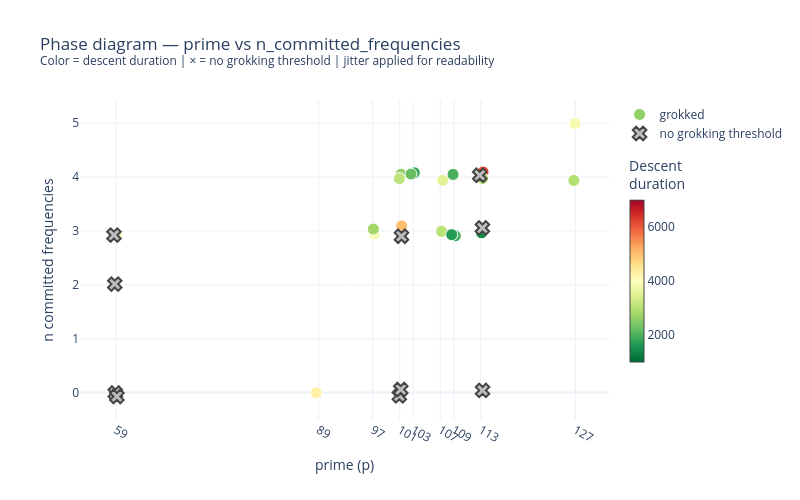

Notebook source saved alongside this figure:
### Markdown cell above
## Phase diagram — prime vs n_committed_frequencies

Direct model parameter space. Color = descent_duration as above.
Jitter applied to separate overlapping points (same prime, different seeds/data_seeds).

### Code cell
rng = np.random.default_rng(42)

fig = go.Figure()

for grokked, marker_symbol, name in [(True, "circle", "grokked"), (False, "x", "no grokking threshold")]:
    sub = df[df["grokked"] == grokked].copy()
    if len(sub) == 0:
        continue

    jitter_x = rng.uniform(-0.4, 0.4, len(sub))
    jitter_y = rng.uniform(-0.1, 0.1, len(sub))

    color = sub["descent_duration"] if grokked else ["#BDBDBD"] * len(sub)
    colorscale = "RdYlGn_r" if grokked else None
    showscale = grokked

    fig.add_trace(go.Scatter(
        x=(sub["prime"] + jitter_x).tolist(),
        y=(sub["n_freqs"] + jitter_y).tolist(),
        mode="markers",
        marker=dict(
            size=12,
            symbol=marker_symbol,
            color=color,
            colorscale=colorscale,
            showscale=showscale,
            colorbar=dict(title="Descent<br>duration", thickness=14, len=0.7) if showscale else None,
            cmin=1000, cmax=7000,
            line=dict(width=1 if grokked else 2, color="white" if grokked else None),
        ),
        text=sub["variant"] + "<br>" + sub["label"] +
             "<br>dur=" + sub["descent_duration"].apply(lambda x: f"{x:.0f}" if x else "—"),
        hovertemplate="%{text}<br>p=%{x:.0f} n_freqs=%{y:.0f}<extra></extra>",
        name=name,
        showlegend=True,
    ))

fig.update_layout(
    title="Phase diagram — prime vs n_committed_frequencies<br>"
          "<sup>Color = descent duration | × = no grokking threshold | jitter applied for readability</sup>",
    xaxis=dict(title="prime (p)", tickvals=sorted(df["prime"].unique())),
    yaxis=dict(title="n committed frequencies", tickvals=list(range(6))),
    template="plotly_white",
    height=500,
    width=800,
)
fig.show()
fig.write_image(str(EXPORT_DIR / "phase_diagram_prime_nfreqs.png"))

### Figure 1 — Plotly figure (JSON) as saved in the notebook; plotly's stock layout.template omitted (floating-point values rounded to 4 significant figures)
{"data": [{"hovertemplate": "%{text}<br>p=%{x:.0f} n_freqs=%{y:.0f}<extra></extra>", "marker": {"cmax": 7000, "cmin": 1000, "color": [2611.0, 3055.0, 4999.0, 1790.0, 2242.0, 3527.0, 3032.0, 1930.0, 1659.0, 3239.0, 1970.0, 6160.0, 1437.0, 2945.0, 3843.0, 2968.0, 3799.0, 4278.0, 3876.0, 2777.0], "colorbar": {"len": 0.7, "thickness": 14, "title": {"text": "Descent<br>duration"}}, "colorscale": [[0, "rgb(0,104,55)"], [0.1, "rgb(26,152,80)"], [0.2, "rgb(102,189,99)"], [0.3, "rgb(166,217,106)"], [0.4, "rgb(217,239,139)"], [0.5, "rgb(255,255,191)"], [0.6, "rgb(254,224,139)"], [0.7, "rgb(253,174,97)"], [0.8, "rgb(244,109,67)"], [0.9, "rgb(215,48,39)"], [1, "rgb(165,0,38)"]], "line": {"color": "white", "width": 1}, "showscale": true, "size": 12, "symbol": "circle"}, "mode": "markers", "name": "grokked", "showlegend": true, "text": ["p101/s485/ds598<br>late_grokker<br>dur=2611", "p101/s999/ds42<br>healthy<br>dur=3055", "p101/s999/ds999<br>healthy<br>dur=4999", "p103/s485/ds598<br>healthy<br>dur=1790", "p103/s999/ds598<br>healthy<br>dur=2242", "p107/s485/ds598<br>late_grokker<br>dur=3527", "p107/s999/ds598<br>healthy<br>dur=3032", "p109/s485/ds42<br>healthy<br>dur=1930", "p109/s485/ds598<br>healthy<br>dur=1659", "p109/s485/ds999<br>healthy<br>dur=3239", "p109/s999/ds598<br>healthy<br>dur=1970", "p113/s485/ds42<br>late_grokker<br>dur=6160", "p113/s485/ds598<br>healthy<br>dur=1437", "p113/s999/ds598<br>healthy<br>dur=2945", "p127/s485/ds598<br>late_grokker<br>dur=3843", "p127/s999/ds598<br>late_grokker<br>dur=2968", "p59/s999/ds598<br>healthy<br>dur=3799", "p89/s999/ds598<br>late_grokker<br>dur=4278", "p97/s485/ds598<br>healthy<br>dur=3876", "p97/s999/ds598<br>healthy<br>dur=2777"], "type": "scatter", "x": [101.2, 101.0, 101.3, 103.2, 102.7, 107.4, 107.2, 109.2, 108.7, 109.0, 108.9, 113.3, 113.1, 113.3, 127.0, 126.8, 59.04, 88.65, 97.26, 97.11], "y": [4.052, 3.971, 3.094, 4.079, 4.056, 3.939, 2.993, 2.909, 2.931, 4.037, 4.049, 4.094, 2.965, 3.974, 4.994, 3.938, 2.926, -0.004859, 2.945, 3.034]}, {"hovertemplate": "%{text}<br>p=%{x:.0f} n_freqs=%{y:.0f}<extra></extra>", "marker": {"cmax": 7000, "cmin": 1000, "color": ["#BDBDBD", "#BDBDBD", "#BDBDBD", "#BDBDBD", "#BDBDBD", "#BDBDBD", "#BDBDBD", "#BDBDBD", "#BDBDBD", "#BDBDBD"], "line": {"width": 2}, "showscale": false, "size": 12, "symbol": "x"}, "mode": "markers", "name": "no grokking threshold", "showlegend": true, "text": ["p101/s485/ds42<br>late_grokker<br>dur=nan", "p101/s485/ds999<br>degraded<br>dur=nan", "p101/s999/ds598<br>late_grokker<br>dur=nan", "p113/s485/ds999<br>degraded<br>dur=nan", "p113/s999/ds42<br>degraded<br>dur=nan", "p113/s999/ds999<br>degraded<br>dur=nan", "p59/s485/ds42<br>late_grokker<br>dur=nan", "p59/s485/ds598<br>late_grokker<br>dur=nan", "p59/s485/ds999<br>no_second_descent<br>dur=nan", "p59/s999/ds999<br>degraded<br>dur=nan"], "type": "scatter", "x": [100.9, 101.3, 101.2, 112.8, 113.3, 113.2, 58.91, 58.83, 59.15, 58.71], "y": [-0.06002, 2.901, 0.05738, 4.033, 0.04103, 3.056, -0.008217, 2.014, -0.07204, 2.923]}], "layout": {"height": 500, "title": {"text": "Phase diagram — prime vs n_committed_frequencies<br><sup>Color = descent duration | × = no grokking threshold | jitter applied for readability</sup>"}, "width": 800, "xaxis": {"tickvals": [59, 89, 97, 101, 103, 107, 109, 113, 127], "title": {"text": "prime (p)"}}, "yaxis": {"tickvals": [0, 1, 2, 3, 4, 5], "title": {"text": "n committed frequencies"}}}}
